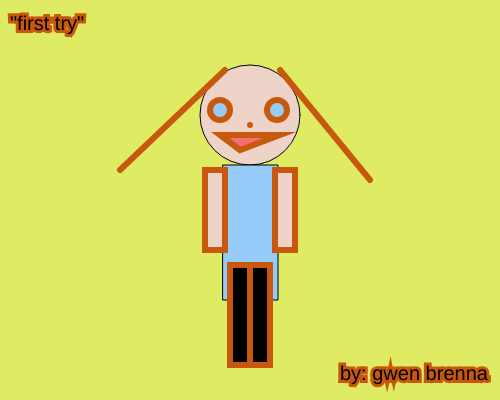
Frame 1 (no input)
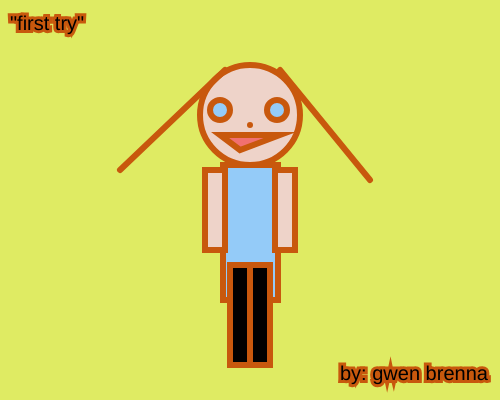
Frame 60 (no input)
Frame 120 (the mouse pressed at the canvas centre since frame 60): identical to frame 60, image omitted

The p5.js sketch that drew these frames (run headless with seeded random() and noise() and a simulated clock; from frame 60 on, the mouse is pressed at the canvas centre):

// p5.js sketch
// ── sketch.js
function setup()
 {
    createCanvas(500, 400);
}

    function draw()
 {
    background('#DFEB63');
   fill ('rgb(238,211,201)')
   circle (250,115,100)
   fill ('#94CBF8')
   rect (223,165,55,135);
   
   stroke('rgb(200,88,13)');
    strokeWeight(6);
   line(225,70,120, 170);
   line (370,180,280,70)

   point(250, 125);
   
   
   circle(220,110,20)
   circle(277,110,20)
            
   fill ('#F17070')
   triangle(280,135,240,150,220,135)

   fill('rgb(238,211,201)')
   rect(205,170,20,80)
   rect(275,170,20,80)

   fill('black')
   rect(230,265,20,100)
   rect(250,265,20,100)

   textSize(20);
   text('"first try"', 10, 30);
   text('by: gwen brenna', 340, 380)
 }
// ── gwen(hw9).html
<html>
    <head>
        <title> gwen's first p5.js page</title>
        <script src="https://cdn.jsdelivr.net/npm/p5@1.11.11/lib/p5.min.js"></script>
        <script src="sketch.js"></script>
    </head>
    <body>

    </body>
</html>
